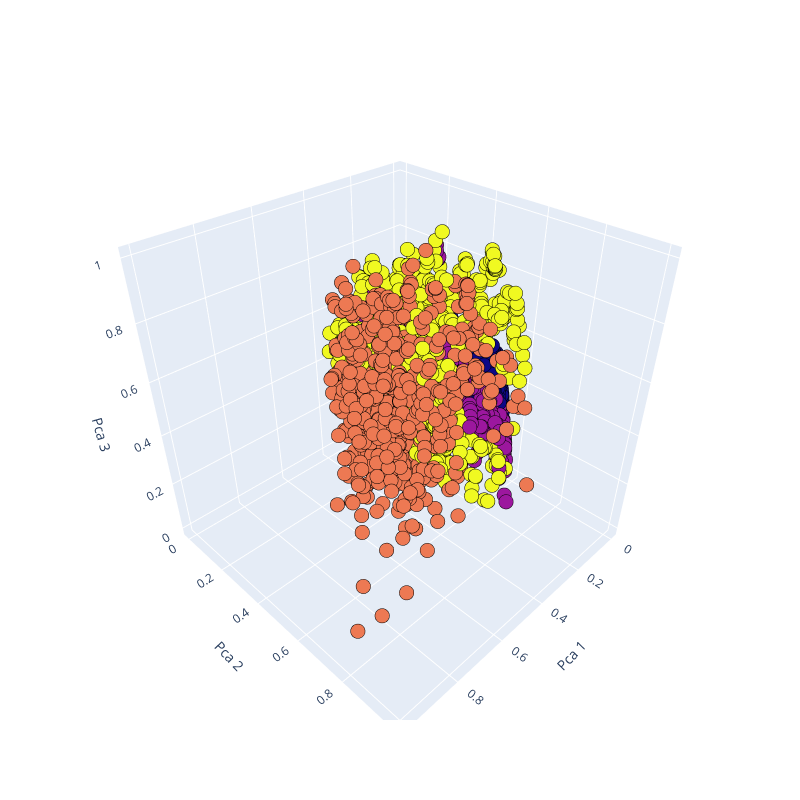

Notebook cell for this chart:
### Code cell
# 3d scatterplot using plotly
Scene = dict(xaxis = dict(title  = 'Pca 1'),yaxis = dict(title  = 'Pca 2'),zaxis = dict(title  = 'Pca 3'))

# model.labels_ is nothing but the predicted clusters i.e y_clusters
labels = ag_y_clusters
trace = go.Scatter3d(x=results_3d[:, 0], y=results_3d[:, 1], z=results_3d[:, 2], mode='markers',marker=dict(color = labels, size= 5, line=dict(color= 'black',width =1)))
layout = go.Layout(margin=dict(l=0,r=0),scene = Scene,height = 800,width = 800)
data = [trace]
fig = go.Figure(data = data, layout = layout)
fig.show()

### Figure 1 — Plotly figure (JSON) as saved in the notebook; plotly's stock layout.template omitted (floating-point values rounded to 4 significant figures; data arrays with more than 128 entries replaced by an {"elided": "..."} marker saying what was removed)
{"data": [{"marker": {"color": {"elided": "2916 int values"}, "line": {"color": "black", "width": 1}, "size": 5}, "mode": "markers", "type": "scatter3d", "x": {"elided": "2916 float values"}, "y": {"elided": "2916 float values"}, "z": {"elided": "2916 float values"}}], "layout": {"height": 800, "margin": {"l": 0, "r": 0}, "scene": {"xaxis": {"title": {"text": "Pca 1"}}, "yaxis": {"title": {"text": "Pca 2"}}, "zaxis": {"title": {"text": "Pca 3"}}}, "width": 800}}
